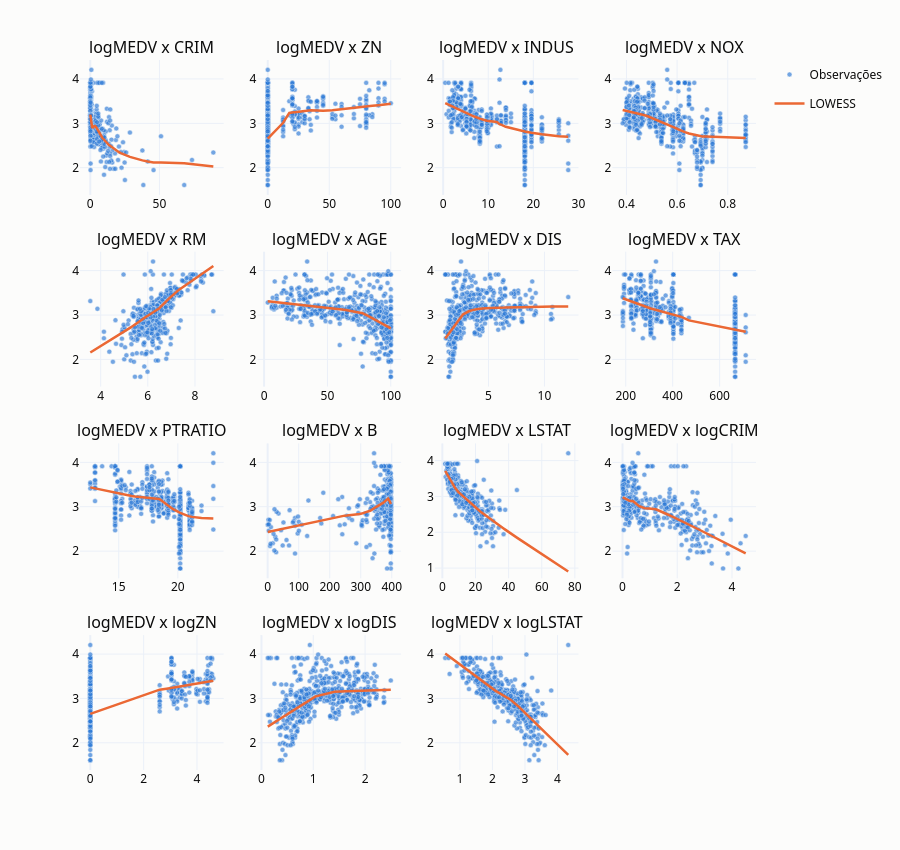

Here is the notebook cell this chart was saved with:
### Code cell
gerar_subplot_regplot(
    variaveis=variaveis_regplot,
    y='logMEDV',
    size=(15, 10),
    name='logMEDV_vs_variaveis'
)

### Figure 1 — Plotly figure (JSON) as saved in the notebook; plotly's stock layout.template omitted (floating-point values rounded to 4 significant figures; data arrays with more than 128 entries replaced by an {"elided": "..."} marker saying what was removed)
{"data": [{"hovertemplate": "%{hovertext}<extra></extra>", "hovertext": {"elided": "511 str values"}, "legendgroup": "Observações", "marker": {"color": "#2a78d6", "line": {"color": "#fcfcfb", "width": 0.5}, "opacity": 0.65, "size": 5}, "mode": "markers", "name": "Observações", "showlegend": true, "type": "scatter", "x": {"elided": "511 float values"}, "xaxis": "x", "y": {"elided": "511 float values"}, "yaxis": "y"}, {"hovertemplate": "LOWESS<br>x = %{x:.3f}<br>y = %{y:.3f}<extra></extra>", "legendgroup": "LOWESS", "line": {"color": "#eb6834", "width": 2.5}, "mode": "lines", "name": "LOWESS", "showlegend": true, "type": "scatter", "x": {"elided": "511 float values"}, "xaxis": "x", "y": {"elided": "511 float values"}, "yaxis": "y"}, {"hovertemplate": "%{hovertext}<extra></extra>", "hovertext": {"elided": "511 str values"}, "legendgroup": "Observações", "marker": {"color": "#2a78d6", "line": {"color": "#fcfcfb", "width": 0.5}, "opacity": 0.65, "size": 5}, "mode": "markers", "name": "Observações", "showlegend": false, "type": "scatter", "x": {"elided": "511 float values"}, "xaxis": "x2", "y": {"elided": "511 float values"}, "yaxis": "y2"}, {"hovertemplate": "LOWESS<br>x = %{x:.3f}<br>y = %{y:.3f}<extra></extra>", "legendgroup": "LOWESS", "line": {"color": "#eb6834", "width": 2.5}, "mode": "lines", "name": "LOWESS", "showlegend": false, "type": "scatter", "x": {"elided": "511 float values"}, "xaxis": "x2", "y": {"elided": "511 float values"}, "yaxis": "y2"}, {"hovertemplate": "%{hovertext}<extra></extra>", "hovertext": {"elided": "511 str values"}, "legendgroup": "Observações", "marker": {"color": "#2a78d6", "line": {"color": "#fcfcfb", "width": 0.5}, "opacity": 0.65, "size": 5}, "mode": "markers", "name": "Observações", "showlegend": false, "type": "scatter", "x": {"elided": "511 float values"}, "xaxis": "x3", "y": {"elided": "511 float values"}, "yaxis": "y3"}, {"hovertemplate": "LOWESS<br>x = %{x:.3f}<br>y = %{y:.3f}<extra></extra>", "legendgroup": "LOWESS", "line": {"color": "#eb6834", "width": 2.5}, "mode": "lines", "name": "LOWESS", "showlegend": false, "type": "scatter", "x": {"elided": "511 float values"}, "xaxis": "x3", "y": {"elided": "511 float values"}, "yaxis": "y3"}, {"hovertemplate": "%{hovertext}<extra></extra>", "hovertext": {"elided": "511 str values"}, "legendgroup": "Observações", "marker": {"color": "#2a78d6", "line": {"color": "#fcfcfb", "width": 0.5}, "opacity": 0.65, "size": 5}, "mode": "markers", "name": "Observações", "showlegend": false, "type": "scatter", "x": {"elided": "511 float values"}, "xaxis": "x4", "y": {"elided": "511 float values"}, "yaxis": "y4"}, {"hovertemplate": "LOWESS<br>x = %{x:.3f}<br>y = %{y:.3f}<extra></extra>", "legendgroup": "LOWESS", "line": {"color": "#eb6834", "width": 2.5}, "mode": "lines", "name": "LOWESS", "showlegend": false, "type": "scatter", "x": {"elided": "511 float values"}, "xaxis": "x4", "y": {"elided": "511 float values"}, "yaxis": "y4"}, {"hovertemplate": "%{hovertext}<extra></extra>", "hovertext": {"elided": "506 str values"}, "legendgroup": "Observações", "marker": {"color": "#2a78d6", "line": {"color": "#fcfcfb", "width": 0.5}, "opacity": 0.65, "size": 5}, "mode": "markers", "name": "Observações", "showlegend": false, "type": "scatter", "x": {"elided": "506 float values"}, "xaxis": "x5", "y": {"elided": "506 float values"}, "yaxis": "y5"}, {"hovertemplate": "LOWESS<br>x = %{x:.3f}<br>y = %{y:.3f}<extra></extra>", "legendgroup": "LOWESS", "line": {"color": "#eb6834", "width": 2.5}, "mode": "lines", "name": "LOWESS", "showlegend": false, "type": "scatter", "x": {"elided": "506 float values"}, "xaxis": "x5", "y": {"elided": "506 float values"}, "yaxis": "y5"}, {"hovertemplate": "%{hovertext}<extra></extra>", "hovertext": {"elided": "511 str values"}, "legendgroup": "Observações", "marker": {"color": "#2a78d6", "line": {"color": "#fcfcfb", "width": 0.5}, "opacity": 0.65, "size": 5}, "mode": "markers", "name": "Observações", "showlegend": false, "type": "scatter", "x": {"elided": "511 float values"}, "xaxis": "x6", "y": {"elided": "511 float values"}, "yaxis": "y6"}, {"hovertemplate": "LOWESS<br>x = %{x:.3f}<br>y = %{y:.3f}<extra></extra>", "legendgroup": "LOWESS", "line": {"color": "#eb6834", "width": 2.5}, "mode": "lines", "name": "LOWESS", "showlegend": false, "type": "scatter", "x": {"elided": "511 float values"}, "xaxis": "x6", "y": {"elided": "511 float values"}, "yaxis": "y6"}, {"hovertemplate": "%{hovertext}<extra></extra>", "hovertext": {"elided": "511 str values"}, "legendgroup": "Observações", "marker": {"color": "#2a78d6", "line": {"color": "#fcfcfb", "width": 0.5}, "opacity": 0.65, "size": 5}, "mode": "markers", "name": "Observações", "showlegend": false, "type": "scatter", "x": {"elided": "511 float values"}, "xaxis": "x7", "y": {"elided": "511 float values"}, "yaxis": "y7"}, {"hovertemplate": "LOWESS<br>x = %{x:.3f}<br>y = %{y:.3f}<extra></extra>", "legendgroup": "LOWESS", "line": {"color": "#eb6834", "width": 2.5}, "mode": "lines", "name": "LOWESS", "showlegend": false, "type": "scatter", "x": {"elided": "511 float values"}, "xaxis": "x7", "y": {"elided": "511 float values"}, "yaxis": "y7"}, {"hovertemplate": "%{hovertext}<extra></extra>", "hovertext": {"elided": "511 str values"}, "legendgroup": "Observações", "marker": {"color": "#2a78d6", "line": {"color": "#fcfcfb", "width": 0.5}, "opacity": 0.65, "size": 5}, "mode": "markers", "name": "Observações", "showlegend": false, "type": "scatter", "x": {"elided": "511 int values"}, "xaxis": "x8", "y": {"elided": "511 float values"}, "yaxis": "y8"}, {"hovertemplate": "LOWESS<br>x = %{x:.3f}<br>y = %{y:.3f}<extra></extra>", "legendgroup": "LOWESS", "line": {"color": "#eb6834", "width": 2.5}, "mode": "lines", "name": "LOWESS", "showlegend": false, "type": "scatter", "x": {"elided": "511 float values"}, "xaxis": "x8", "y": {"elided": "511 float values"}, "yaxis": "y8"}, {"hovertemplate": "%{hovertext}<extra></extra>", "hovertext": {"elided": "511 str values"}, "legendgroup": "Observações", "marker": {"color": "#2a78d6", "line": {"color": "#fcfcfb", "width": 0.5}, "opacity": 0.65, "size": 5}, "mode": "markers", "name": "Observações", "showlegend": false, "type": "scatter", "x": {"elided": "511 float values"}, "xaxis": "x9", "y": {"elided": "511 float values"}, "yaxis": "y9"}, {"hovertemplate": "LOWESS<br>x = %{x:.3f}<br>y = %{y:.3f}<extra></extra>", "legendgroup": "LOWESS", "line": {"color": "#eb6834", "width": 2.5}, "mode": "lines", "name": "LOWESS", "showlegend": false, "type": "scatter", "x": {"elided": "511 float values"}, "xaxis": "x9", "y": {"elided": "511 float values"}, "yaxis": "y9"}, {"hovertemplate": "%{hovertext}<extra></extra>", "hovertext": {"elided": "511 str values"}, "legendgroup": "Observações", "marker": {"color": "#2a78d6", "line": {"color": "#fcfcfb", "width": 0.5}, "opacity": 0.65, "size": 5}, "mode": "markers", "name": "Observações", "showlegend": false, "type": "scatter", "x": {"elided": "511 float values"}, "xaxis": "x10", "y": {"elided": "511 float values"}, "yaxis": "y10"}, {"hovertemplate": "LOWESS<br>x = %{x:.3f}<br>y = %{y:.3f}<extra></extra>", "legendgroup": "LOWESS", "line": {"color": "#eb6834", "width": 2.5}, "mode": "lines", "name": "LOWESS", "showlegend": false, "type": "scatter", "x": {"elided": "511 float values"}, "xaxis": "x10", "y": {"elided": "511 float values"}, "yaxis": "y10"}, {"hovertemplate": "%{hovertext}<extra></extra>", "hovertext": {"elided": "511 str values"}, "legendgroup": "Observações", "marker": {"color": "#2a78d6", "line": {"color": "#fcfcfb", "width": 0.5}, "opacity": 0.65, "size": 5}, "mode": "markers", "name": "Observações", "showlegend": false, "type": "scatter", "x": {"elided": "511 float values"}, "xaxis": "x11", "y": {"elided": "511 float values"}, "yaxis": "y11"}, {"hovertemplate": "LOWESS<br>x = %{x:.3f}<br>y = %{y:.3f}<extra></extra>", "legendgroup": "LOWESS", "line": {"color": "#eb6834", "width": 2.5}, "mode": "lines", "name": "LOWESS", "showlegend": false, "type": "scatter", "x": {"elided": "511 float values"}, "xaxis": "x11", "y": {"elided": "511 float values"}, "yaxis": "y11"}, {"hovertemplate": "%{hovertext}<extra></extra>", "hovertext": {"elided": "511 str values"}, "legendgroup": "Observações", "marker": {"color": "#2a78d6", "line": {"color": "#fcfcfb", "width": 0.5}, "opacity": 0.65, "size": 5}, "mode": "markers", "name": "Observações", "showlegend": false, "type": "scatter", "x": {"elided": "511 float values"}, "xaxis": "x12", "y": {"elided": "511 float values"}, "yaxis": "y12"}, {"hovertemplate": "LOWESS<br>x = %{x:.3f}<br>y = %{y:.3f}<extra></extra>", "legendgroup": "LOWESS", "line": {"color": "#eb6834", "width": 2.5}, "mode": "lines", "name": "LOWESS", "showlegend": false, "type": "scatter", "x": {"elided": "511 float values"}, "xaxis": "x12", "y": {"elided": "511 float values"}, "yaxis": "y12"}, {"hovertemplate": "%{hovertext}<extra></extra>", "hovertext": {"elided": "511 str values"}, "legendgroup": "Observações", "marker": {"color": "#2a78d6", "line": {"color": "#fcfcfb", "width": 0.5}, "opacity": 0.65, "size": 5}, "mode": "markers", "name": "Observações", "showlegend": false, "type": "scatter", "x": {"elided": "511 float values"}, "xaxis": "x13", "y": {"elided": "511 float values"}, "yaxis": "y13"}, {"hovertemplate": "LOWESS<br>x = %{x:.3f}<br>y = %{y:.3f}<extra></extra>", "legendgroup": "LOWESS", "line": {"color": "#eb6834", "width": 2.5}, "mode": "lines", "name": "LOWESS", "showlegend": false, "type": "scatter", "x": {"elided": "511 float values"}, "xaxis": "x13", "y": {"elided": "511 float values"}, "yaxis": "y13"}, {"hovertemplate": "%{hovertext}<extra></extra>", "hovertext": {"elided": "511 str values"}, "legendgroup": "Observações", "marker": {"color": "#2a78d6", "line": {"color": "#fcfcfb", "width": 0.5}, "opacity": 0.65, "size": 5}, "mode": "markers", "name": "Observações", "showlegend": false, "type": "scatter", "x": {"elided": "511 float values"}, "xaxis": "x14", "y": {"elided": "511 float values"}, "yaxis": "y14"}, {"hovertemplate": "LOWESS<br>x = %{x:.3f}<br>y = %{y:.3f}<extra></extra>", "legendgroup": "LOWESS", "line": {"color": "#eb6834", "width": 2.5}, "mode": "lines", "name": "LOWESS", "showlegend": false, "type": "scatter", "x": {"elided": "511 float values"}, "xaxis": "x14", "y": {"elided": "511 float values"}, "yaxis": "y14"}, {"hovertemplate": "%{hovertext}<extra></extra>", "hovertext": {"elided": "511 str values"}, "legendgroup": "Observações", "marker": {"color": "#2a78d6", "line": {"color": "#fcfcfb", "width": 0.5}, "opacity": 0.65, "size": 5}, "mode": "markers", "name": "Observações", "showlegend": false, "type": "scatter", "x": {"elided": "511 float values"}, "xaxis": "x15", "y": {"elided": "511 float values"}, "yaxis": "y15"}, {"hovertemplate": "LOWESS<br>x = %{x:.3f}<br>y = %{y:.3f}<extra></extra>", "legendgroup": "LOWESS", "line": {"color": "#eb6834", "width": 2.5}, "mode": "lines", "name": "LOWESS", "showlegend": false, "type": "scatter", "x": {"elided": "511 float values"}, "xaxis": "x15", "y": {"elided": "511 float values"}, "yaxis": "y15"}], "layout": {"annotations": [{"font": {"size": 16}, "showarrow": false, "text": "logMEDV x CRIM", "x": 0.1062, "xanchor": "center", "xref": "paper", "y": 1, "yanchor": "bottom", "yref": "paper"}, {"font": {"size": 16}, "showarrow": false, "text": "logMEDV x ZN", "x": 0.3688, "xanchor": "center", "xref": "paper", "y": 1, "yanchor": "bottom", "yref": "paper"}, {"font": {"size": 16}, "showarrow": false, "text": "logMEDV x INDUS", "x": 0.6313, "xanchor": "center", "xref": "paper", "y": 1, "yanchor": "bottom", "yref": "paper"}, {"font": {"size": 16}, "showarrow": false, "text": "logMEDV x NOX", "x": 0.8938, "xanchor": "center", "xref": "paper", "y": 1, "yanchor": "bottom", "yref": "paper"}, {"font": {"size": 16}, "showarrow": false, "text": "logMEDV x RM", "x": 0.1062, "xanchor": "center", "xref": "paper", "y": 0.73, "yanchor": "bottom", "yref": "paper"}, {"font": {"size": 16}, "showarrow": false, "text": "logMEDV x AGE", "x": 0.3688, "xanchor": "center", "xref": "paper", "y": 0.73, "yanchor": "bottom", "yref": "paper"}, {"font": {"size": 16}, "showarrow": false, "text": "logMEDV x DIS", "x": 0.6313, "xanchor": "center", "xref": "paper", "y": 0.73, "yanchor": "bottom", "yref": "paper"}, {"font": {"size": 16}, "showarrow": false, "text": "logMEDV x TAX", "x": 0.8938, "xanchor": "center", "xref": "paper", "y": 0.73, "yanchor": "bottom", "yref": "paper"}, {"font": {"size": 16}, "showarrow": false, "text": "logMEDV x PTRATIO", "x": 0.1062, "xanchor": "center", "xref": "paper", "y": 0.46, "yanchor": "bottom", "yref": "paper"}, {"font": {"size": 16}, "showarrow": false, "text": "logMEDV x B", "x": 0.3688, "xanchor": "center", "xref": "paper", "y": 0.46, "yanchor": "bottom", "yref": "paper"}, {"font": {"size": 16}, "showarrow": false, "text": "logMEDV x LSTAT", "x": 0.6313, "xanchor": "center", "xref": "paper", "y": 0.46, "yanchor": "bottom", "yref": "paper"}, {"font": {"size": 16}, "showarrow": false, "text": "logMEDV x logCRIM", "x": 0.8938, "xanchor": "center", "xref": "paper", "y": 0.46, "yanchor": "bottom", "yref": "paper"}, {"font": {"size": 16}, "showarrow": false, "text": "logMEDV x logZN", "x": 0.1062, "xanchor": "center", "xref": "paper", "y": 0.19, "yanchor": "bottom", "yref": "paper"}, {"font": {"size": 16}, "showarrow": false, "text": "logMEDV x logDIS", "x": 0.3688, "xanchor": "center", "xref": "paper", "y": 0.19, "yanchor": "bottom", "yref": "paper"}, {"font": {"size": 16}, "showarrow": false, "text": "logMEDV x logLSTAT", "x": 0.6313, "xanchor": "center", "xref": "paper", "y": 0.19, "yanchor": "bottom", "yref": "paper"}], "height": 850, "margin": {"t": 60}, "title": {}, "xaxis": {"anchor": "y", "domain": [0, 0.2125]}, "xaxis10": {"anchor": "y10", "domain": [0.2625, 0.475]}, "xaxis11": {"anchor": "y11", "domain": [0.525, 0.7375]}, "xaxis12": {"anchor": "y12", "domain": [0.7875, 1]}, "xaxis13": {"anchor": "y13", "domain": [0, 0.2125]}, "xaxis14": {"anchor": "y14", "domain": [0.2625, 0.475]}, "xaxis15": {"anchor": "y15", "domain": [0.525, 0.7375]}, "xaxis16": {"anchor": "y16", "domain": [0.7875, 1]}, "xaxis2": {"anchor": "y2", "domain": [0.2625, 0.475]}, "xaxis3": {"anchor": "y3", "domain": [0.525, 0.7375]}, "xaxis4": {"anchor": "y4", "domain": [0.7875, 1]}, "xaxis5": {"anchor": "y5", "domain": [0, 0.2125]}, "xaxis6": {"anchor": "y6", "domain": [0.2625, 0.475]}, "xaxis7": {"anchor": "y7", "domain": [0.525, 0.7375]}, "xaxis8": {"anchor": "y8", "domain": [0.7875, 1]}, "xaxis9": {"anchor": "y9", "domain": [0, 0.2125]}, "yaxis": {"anchor": "x", "domain": [0.81, 1]}, "yaxis10": {"anchor": "x10", "domain": [0.27, 0.46]}, "yaxis11": {"anchor": "x11", "domain": [0.27, 0.46]}, "yaxis12": {"anchor": "x12", "domain": [0.27, 0.46]}, "yaxis13": {"anchor": "x13", "domain": [0, 0.19]}, "yaxis14": {"anchor": "x14", "domain": [0, 0.19]}, "yaxis15": {"anchor": "x15", "domain": [0, 0.19]}, "yaxis16": {"anchor": "x16", "domain": [0, 0.19]}, "yaxis2": {"anchor": "x2", "domain": [0.81, 1]}, "yaxis3": {"anchor": "x3", "domain": [0.81, 1]}, "yaxis4": {"anchor": "x4", "domain": [0.81, 1]}, "yaxis5": {"anchor": "x5", "domain": [0.54, 0.73]}, "yaxis6": {"anchor": "x6", "domain": [0.54, 0.73]}, "yaxis7": {"anchor": "x7", "domain": [0.54, 0.73]}, "yaxis8": {"anchor": "x8", "domain": [0.54, 0.73]}, "yaxis9": {"anchor": "x9", "domain": [0.27, 0.46]}}}
